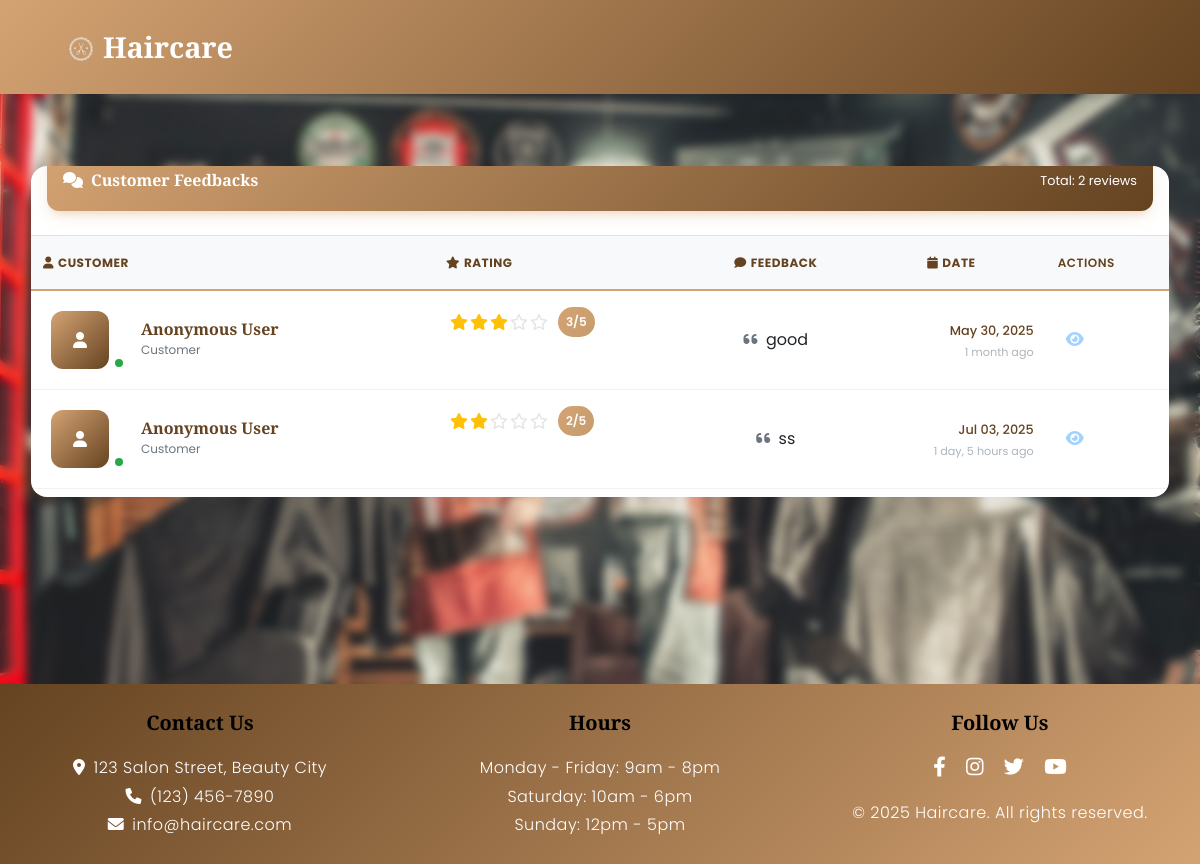
The page /feedbacks/ (signed in) on the database its author committed.
### salon_app/models.py (models this page shows, shortened)
class Feedbacks(models.Model):
    customer = models.ForeignKey(User, on_delete=models.CASCADE)
    rating=models.PositiveIntegerField(validators=[MinValueValidator(1),MaxValueValidator(5)])
    comment=models.CharField(max_length=300)
    posted_at=models.DateTimeField(auto_now_add=True)

### salon_app/views.py (the view)
# urls.py: path("feedbacks/",views.FeedbacksView.as_view(),name="feedbacks"),
class FeedbacksView(ListView):
    template_name="admin/feedbacks.html"
    model=Feedbacks
    context_object_name="feedbacks"

### salon_app/templates/admin/feedbacks.html (shortened to what this page needs)
{% extends 'base.html' %}
{% load static %}
{% block content %}
<div class="container-fluid py-4">
    <div class="row">
        <div class="col-12">
            <div class="card my-4" data-aos="fade-up" data-aos-duration="1000">
                <div class="card-header p-0 position-relative mt-n4 mx-3 z-index-2">
                    <div class="bg-gradient-primary shadow-primary border-radius-lg pt-4 pb-3">
                        <div class="d-flex justify-content-between align-items-center px-3">
                            <h6 class="text-white text-capitalize mb-0">
                                <i class="fas fa-comments me-2"></i>Customer Feedbacks
                            </h6>
                            <div class="text-white">
                                <small>Total: {{ feedbacks|length }} reviews</small>
                            </div>
                        </div>
                    </div>
                </div>
                <div class="card-body px-0 pb-2">
                    {% if feedbacks %}
                    <div class="table-responsive p-0">
                        <table class="table align-items-center mb-0">
                            <thead>
                                <tr>
                                    <th class="text-uppercase text-secondary text-xxs font-weight-bolder opacity-7">
                                        <i class="fas fa-user me-1"></i>Customer
                                    </th>
                                    <th class="text-uppercase text-secondary text-xxs font-weight-bolder opacity-7 ps-2">
                                        <i class="fas fa-star me-1"></i>Rating
                                    </th>
                                    <th class="text-center text-uppercase text-secondary text-xxs font-weight-bolder opacity-7">
                                        <i class="fas fa-comment me-1"></i>Feedback
                                    </th>
                                    <th class="text-center text-uppercase text-secondary text-xxs font-weight-bolder opacity-7">
                                        <i class="fas fa-calendar me-1"></i>Date
                                    </th>
                                    <th class="text-secondary opacity-7">Actions</th>
                                </tr>
                            </thead>
                            <tbody>
                                {% for f in feedbacks %}
                                <tr class="feedback-row" style="animation-delay: {{ forloop.counter0|floatformat:1 }}00ms">
                                    <td>
                                        <div class="d-flex px-2 py-1 user-info">
                                            <div class="user-avatar">
                                                {% if f.user.profile %}
                                                <img src="{{ f.user.profile.url }}" class="avatar avatar-lg me-3 border-radius-lg" alt="{{ f.user.name }}">
                                                {% else %}
                                                <div class="avatar avatar-lg me-3 border-radius-lg bg-gradient-primary d-flex align-items-center justify-content-center">
                                                    <i class="fas fa-user text-white"></i>
                                                </div>
                                                {% endif %}
                                            </div>
                                            <div class="d-flex flex-column justify-content-center">
                                                <h6 class="mb-0 text-sm user-name">{{ f.user.name|default:"Anonymous User" }}</h6>
                                                <p class="text-xs text-secondary mb-0 user-role">{{ f.user.user_type|default:"Customer"|capfirst }}</p>
                                            </div>
                                        </div>
                                    </td>
                                    <td>
                                        <div class="rating-stars">
                                            {% for i in "12345" %}
                                                {% if forloop.counter <= f.rating %}
                                                    <i class="fas fa-star star-filled"></i>
                                                {% else %}
                                                    <i class="far fa-star star-empty"></i>
                                                {% endif %}
                                            {% endfor %}
                                            <span class="rating-number">{{ f.rating }}/5</span>
                                        </div>
                                    </td>
                                    <td class="align-middle text-center">
                                        <div class="comment-text" title="{{ f.comment }}">
                                            <i class="fas fa-quote-left me-1 text-muted"></i>
                                            {{ f.comment|truncatechars:100 }}
                                        </div>
                                    </td>
                                    <td class="align-middle text-center">
                                        <div class="date-posted">
                                            <span class="date-time">{{ f.posted_at|date:"M d, Y" }}</span>
                                            <span class="date-relative">{{ f.posted_at|timesince }} ago</span>
                                        </div>
                                    </td>
                                    <td class="align-middle">
                                        <div class="d-flex gap-2">
                                            <button class="action-btn btn-view" title="View Details" onclick="viewFeedback({{ f.id }})">
                                                <i class="fas fa-eye"></i>
                                            </button>
                                        </div>
                                    </td>
                                </tr>
                                {% endfor %}
                            </tbody>
                        </table>
                    </div>
                    {% endif %}
                </div>
            </div>
        </div>
    </div>
</div>
{% endblock %}

### salon_app/templates/admin/feedbacks.html (style rules this page uses)
.bg-gradient-primary { background: linear-gradient(135deg, var(--primary-color), var(--secondary-color)) !important; }
.shadow-primary { box-shadow: 0 4px 20px 0 rgba(212, 163, 115, 0.14), 0 7px 10px -5px rgba(212, 163, 115, 0.4) !important; }
.border-radius-lg { border-radius: 0.75rem !important; }
.z-index-2 { z-index: 2 !important; }
.card { box-shadow: 0 20px 27px 0 rgba(0, 0, 0, 0.05) !important; border-radius: 1rem !important; border: none !important; }
.card-header { background-color: transparent !important; border-bottom: none !important; }
.avatar { width: 48px; height: 48px; border-radius: 0.75rem; object-fit: cover; }
.avatar-lg { width: 58px; height: 58px; }
.table { --bs-table-bg: transparent; }
.table > :not(caption) > * > * { padding: 1rem 0.75rem; border-bottom: 1px solid rgba(0, 0, 0, 0.05); }
.table thead th { background-color: #f8f9fa; border-bottom: 2px solid var(--primary-color); font-weight: 600; text-transform: uppercase; letter-spacing: 0.5px; font-size: 0.75rem; color: var(--secondary-color) !important; }
.table tbody tr { transition: all 0.3s ease; }
.rating-stars { display: flex; gap: 2px; justify-content: flex-start; align-items: center; }
.star-filled { color: #ffc107; font-size: 1rem; }
.star-empty { color: #e4e5e7; font-size: 1rem; }
.rating-number { background: linear-gradient(135deg, var(--primary-color), var(--primary-dark)); color: white; padding: 0.25rem 0.5rem; border-radius: 20px; font-size: 0.75rem; font-weight: 600; margin-left: 0.5rem; }
.comment-text { max-width: 300px; overflow: hidden; text-overflow: ellipsis; white-space: nowrap; position: relative; cursor: pointer; }
.user-info { display: flex; align-items: center; gap: 1rem; }
.user-avatar { position: relative; display: inline-block; }
.user-avatar::after { content: ''; position: absolute; bottom: 0; right: 0; width: 12px; height: 12px; background-color: #28a745; border: 2px solid white; border-radius: 50%; }
.user-name { font-weight: 600; color: var(--secondary-color); margin-bottom: 0.25rem; }
.user-role { font-size: 0.75rem; color: #6c757d; text-transform: capitalize; }
.date-posted { font-size: 0.8rem; color: #6c757d; display: flex; flex-direction: column; align-items: flex-end; }
.date-time { font-weight: 500; color: var(--secondary-color); }
.date-relative { font-size: 0.7rem; color: #adb5bd; }
.action-btn { background: none; border: none; padding: 0.5rem; border-radius: 0.5rem; transition: all 0.3s ease; cursor: pointer; }
.btn-view { color: var(--info-color); }
.feedback-row { animation: slideInFromTop 0.5s ease forwards; }

### rows shown on the page
Feedbacks: user.name "Anonymous User", user.user_type "Customer", rating "3", comment "good", posted_at "May 30, 2025", posted_at "1 month"
Feedbacks: user.name "Anonymous User", user.user_type "Customer", rating "2", comment "ss", posted_at "Jul 03, 2025", posted_at "1 day, 5 hours"

### other values the page prints
{{ feedbacks|length }} "2"
